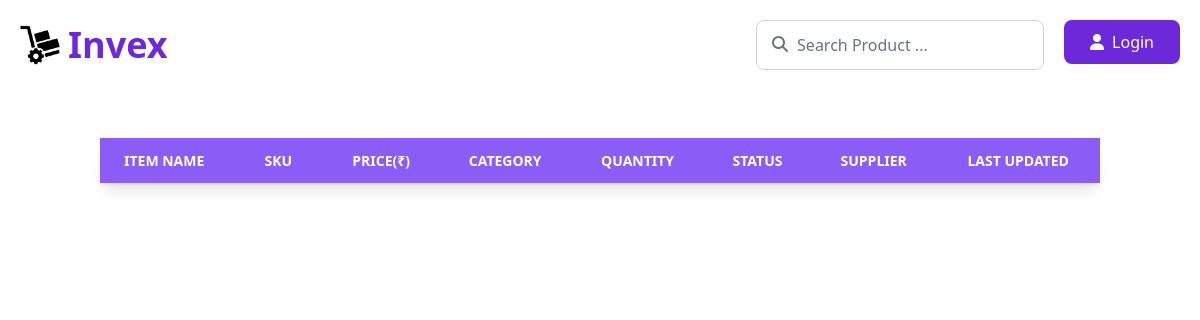
Before: / with the older database file.
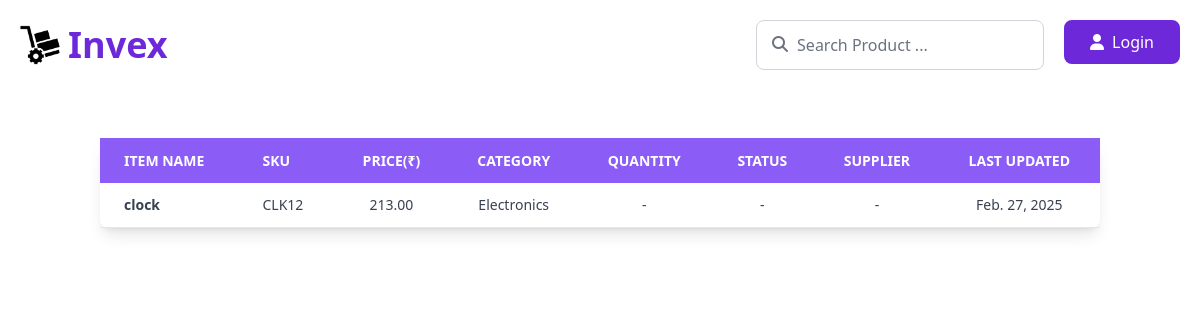
After: the same page with the newer database file.
### invex/models.py (models this page shows)
class Product(models.Model):
    name = models.CharField(max_length=200)
    sku = models.CharField(max_length=50)
    price = models.DecimalField(max_digits=10, decimal_places=2)
    category = models.CharField(max_length=100)
    quantity = models.IntegerField()
    status = models.CharField(max_length=50)
    supplier = models.CharField(max_length=100)
    date = models.DateField()
    isVisible = models.BooleanField(default=True)
    image_url = models.CharField(max_length=255,null=True, blank=True)
    class Meta:
        db_table = 'products'

### invex/views.py (the view)
# urls.py: path('', views.allProducts, name='allProducts'),
def allProducts(request):
    products = Product.objects.all()
    return render(request, 'allProducts.html', {'products': products})

### invex/templates/allProducts.html (shortened to what this page needs)
{% load static tailwind_tags %}
{% load static %}
<!DOCTYPE html>
<html lang="en">
<head>
    {% tailwind_css %}
</head>
<body>
    <div class="nav flex p-5 justify-between items-center">
        <div class="logoSec flex items-center">
            <img src="{% static 'logo.png' %}" class="w-10 mr-2" alt="Logo">
            <div class="logoText text-4xl font-semibold text-violet-700">Invex</div>
        </div>
        <div class="flex">
        <div class="searchBar relative w-200 mr-5">
            <input type="text" placeholder="Search Product ..." class="w-72 p-3 pl-10 border-1 border-gray-300 rounded-lg focus:outline-none focus:ring-2 focus:ring-violet-500 focus:border-violet-500 transition duration-300 flex items-center">
            <i class="fa-solid fa-magnifying-glass absolute left-3 top-3 p-1 text-gray-500"></i>
        </div>
        <a href="loginPage">
        <div class="loginButton bg-violet-700 flex items-center justify-center px-6 py-2 rounded-lg text-white hover:bg-white hover:text-violet-700 border-2 border-violet-700 cursor-pointer transition duration-300">
            <i class="fa-solid fa-user mr-2"></i> Login
        </div>
        </a>
    </div>
    </div>
    <div class="flex w-full justify-center mt-10">
    <table class="mt-2 border-collapse bg-white shadow-lg rounded-lg w-5/6">
        <thead>
            <tr class="bg-violet-500 text-white uppercase text-sm leading-normal">
                <th class="py-3 px-6 text-left">Item Name</th>
                <th class="py-3 px-6 text-left">SKU</th>
                <th class="py-3 px-6 text-center">Price(₹)</th>
                <th class="py-3 px-6 text-center">Category</th>
                <th class="py-3 px-6 text-center">Quantity</th>
                <th class="py-3 px-6 text-center">Status</th>
                <th class="py-3 px-6 text-center">Supplier</th>
                <th class="py-3 px-6 text-center">Last Updated</th>
            </tr>
        </thead>
        <tbody class="text-gray-700 text-sm">
            {% for product in products %}
            {% if product.isVisible == True %}
            <tr class="border-b hover:bg-gray-50">
              <td class="py-3 px-6 font-semibold">{{ product.name }}</td>
              <td class="py-3 px-6">{{ product.sku }}</td>
              <td class="py-3 px-6 text-center">{{ product.price }}</td>
              <td class="py-3 px-6 text-center">{{ product.category }}</td>
              <td class="py-3 px-6 text-center">-</td>
              <td class="py-3 px-6 text-center">
                -
              </td>
              <td class="py-3 px-6 text-center">-</td>
              <td class="py-3 px-6 text-center">{{ product.date }}</td>
            </tr>
            {% endif %}
            {% endfor %}
          </tbody>
    </table>
    </div>
</body>
</html>

Changed rows visible on the page:
added Product: name "clock", sku "CLK12", price "213.00", category "Electronics", date "Feb. 27, 2025"
